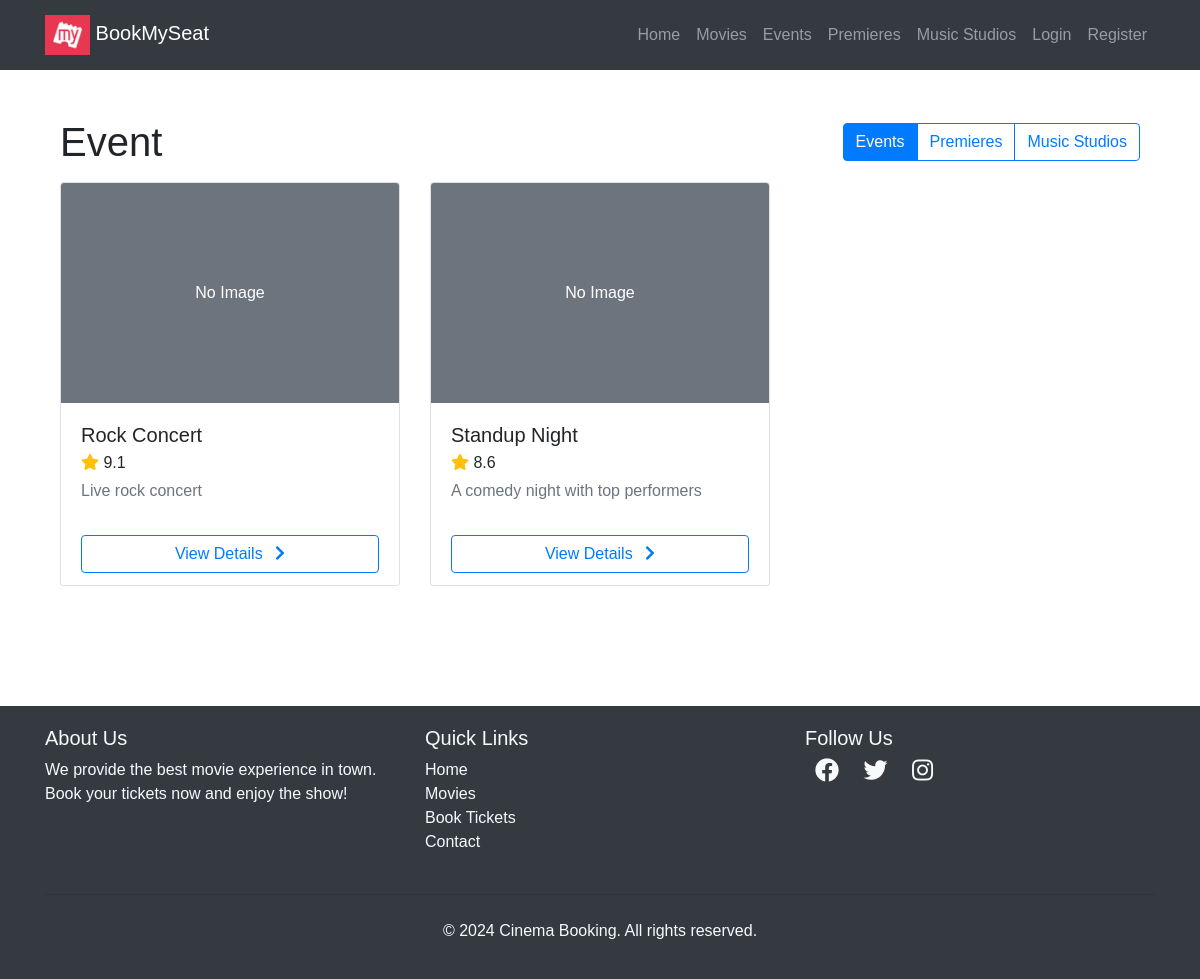
/experiences/events/, run on an earlier commit of the app's database.
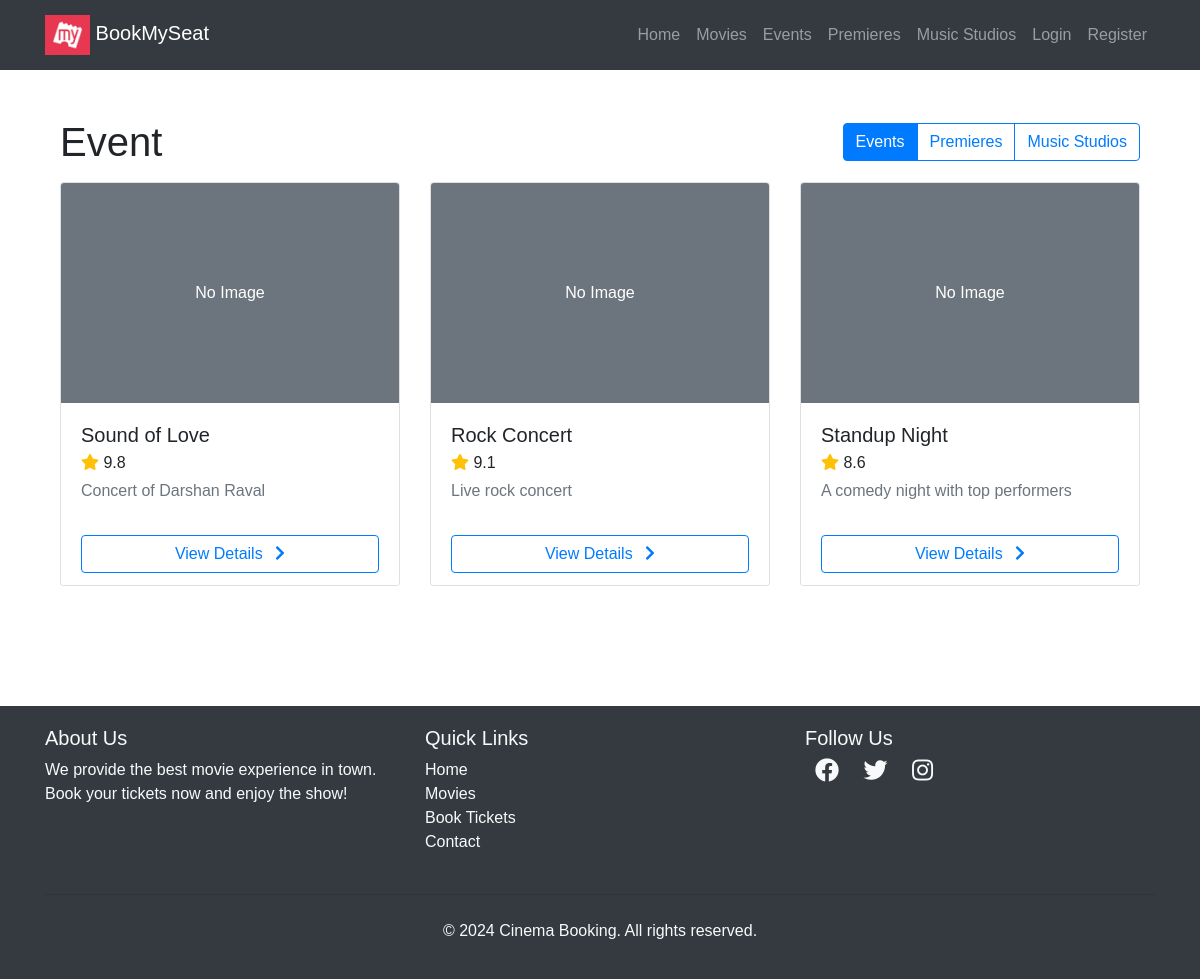
And on a later commit of the database.
### experiences/models.py (models this page shows, shortened)
class Experience(models.Model):
    name = models.CharField(max_length=255, db_index=True)
    type = models.CharField(max_length=32, choices=ExperienceType.choices, db_index=True)
    image = models.ImageField(upload_to="experiences/", blank=True, null=True)
    rating = models.DecimalField(max_digits=3, decimal_places=1, default=0)
    language = models.ForeignKey(
        "movies.Language",
        on_delete=models.PROTECT,
        related_name="experiences",
        null=True,
        blank=True
    )
    director = models.CharField(
        max_length=255,
        blank=True,
        null=True,
        help_text="Director or main performer"
    )
    description = models.TextField(blank=True, null=True)
    trailer_url = models.URLField(blank=True, null=True)
    class Meta:
        ordering = ["-rating", "name"]
        indexes = [
            models.Index(fields=["type", "name"]),
            models.Index(fields=["rating"]),
        ]
    _YOUTUBE_ID_RE = re.compile(r"^[A-Za-z0-9_-]{6,64}$")

### experiences/views.py (the view)
# urls.py: path('events/', experience_views.experience_list, {"type_slug": "event"}, name="events"),
def experience_list(request, type_slug):
    try:
        exp_type = ExperienceType(type_slug)
    except ValueError:
        return redirect("experience_home")
    experiences = Experience.objects.filter(type=exp_type).order_by("-rating", "name")[:200]
    return render(
        request,
        "experiences/list.html",
        {"experiences": experiences, "type_slug": type_slug, "type_label": exp_type.label},
    )

### templates/experiences/list.html
{% extends "users/basic.html" %}
{% block content %}
<div class="container py-5">
  <div class="d-flex flex-wrap justify-content-between align-items-center mb-3">
    <h1 class="mb-2 mb-md-0">{{ type_label }}</h1>
    <div class="btn-group" role="group" aria-label="Experience sections">
      <a class="btn btn-outline-primary {% if type_slug == 'event' %}active{% endif %}" href="{% url 'events' %}">Events</a>
      <a class="btn btn-outline-primary {% if type_slug == 'premiere' %}active{% endif %}" href="{% url 'premieres' %}">Premieres</a>
      <a class="btn btn-outline-primary {% if type_slug == 'music_studio' %}active{% endif %}" href="{% url 'music_studios' %}">Music Studios</a>
    </div>
  </div>
  <div class="row">
    {% for exp in experiences %}
      <div class="col-12 col-sm-6 col-md-4 mb-4 d-flex">
        <div class="card h-100 shadow-sm w-100">
          {% if exp.image %}
            <img src="{{ exp.image.url }}" class="card-img-top" alt="{{ exp.name }}" style="aspect-ratio: 3 / 4; width: 100%; max-height: 220px; object-fit: cover;">
          {% else %}
            <div class="card-img-top d-flex align-items-center justify-content-center bg-secondary text-white" style="height: 220px;">No Image</div>
          {% endif %}
          <div class="card-body">
            <h5 class="card-title mb-1">{{ exp.name }}</h5>
            <p class="card-text mb-1">
              <i class="fas fa-star text-warning"></i> {{ exp.rating }}
            </p>
            <p class="card-text text-muted mb-0">{{ exp.description|default:""|truncatechars:120 }}</p>
          </div>
          <div class="card-footer bg-white border-top-0">
            <a href="{% url 'experience_detail' exp.id %}" class="btn btn-outline-primary btn-block">
              View Details <i class="fas fa-chevron-right ml-2"></i>
            </a>
          </div>
        </div>
      </div>
    {% empty %}
      <div class="col-12 text-center">
        <p class="lead">No listings yet. Seed data from admin or a command.</p>
      </div>
    {% endfor %}
  </div>
</div>
{% endblock %}

What changed in the data, as far as the page shows it:
added Experience: image "No Image", name "Sound of Love", rating "9.8", description "Concert of Darshan Raval"
